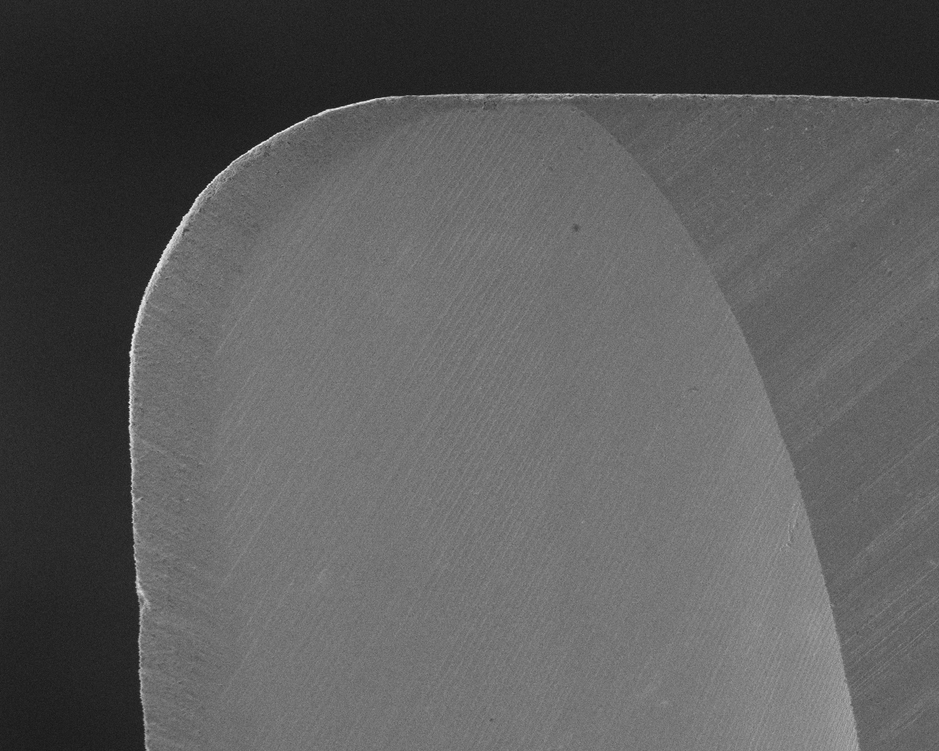
#> input picture hough/img-33.tif, 939 x 751 px, shrunk from 1280 x 1024 before the run
$ python hough.py
#> lines starting #> are read from the running program, lines starting #| are printed output that depends on the picture; after the words box and inside, x2 and y2 are one past the last pixel; in counts of white or black regions, pixels touching at a corner belong together
# -*- coding: utf-8 -*-

import numpy as np
import cv2

img = cv2.imread('img-33.tif')
#> img is the input picture: shape (751, 939, 3); min 20, max 253, mean 92.1

gray = cv2.cvtColor(img,cv2.COLOR_BGR2GRAY)
edges = cv2.Canny(gray,50,150,apertureSize = 3)
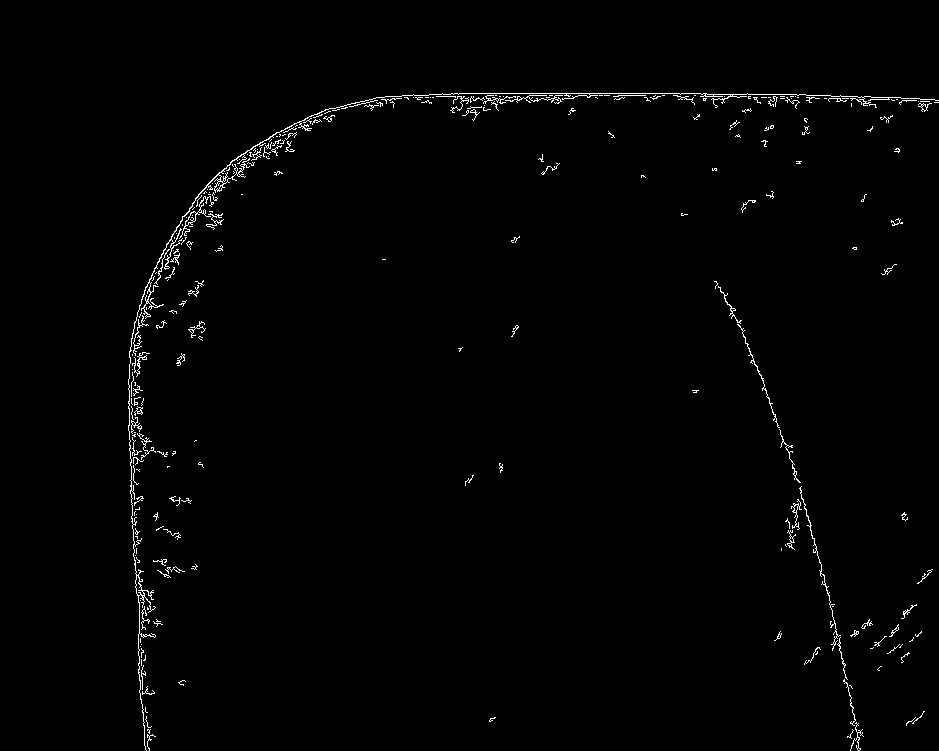
#> edges: shape (751, 939); 1.1% white in thin lines or dots, all inside (x1, y1, x2, y2) = (128, 93, 939, 751)
minLineLength = 100
maxLineGap = 10
linesP = cv2.HoughLinesP(edges,1, np.pi / 180, 50, None, 100, 10)
#> linesP = 15 rows, first 6: [442, 93, 706, 93], [529, 95, 677, 95], [453, 100, 573, 98], [701, 94, 805, 94], [131, 389, 137, 562], [134, 322, 135, 425]
if linesP is not None:
        for i in range(0, len(linesP)):
            l = linesP[i][0]
            cv2.line(img, (l[0], l[1]), (l[2], l[3]), (0,0,255), 3, cv2.LINE_AA)
#> this loop made 15 passes
#> l on passes 1 to 12: [442, 93, 706, 93], [529, 95, 677, 95], [453, 100, 573, 98], [701, 94, 805, 94], [131, 389, 137, 562], [134, 322, 135, 425], [457, 98, 558, 98], [794, 464, 844, 665], [137, 328, 138, 435], [182, 216, 300, 121], [836, 634, 859, 739], [171, 237, 276, 132]
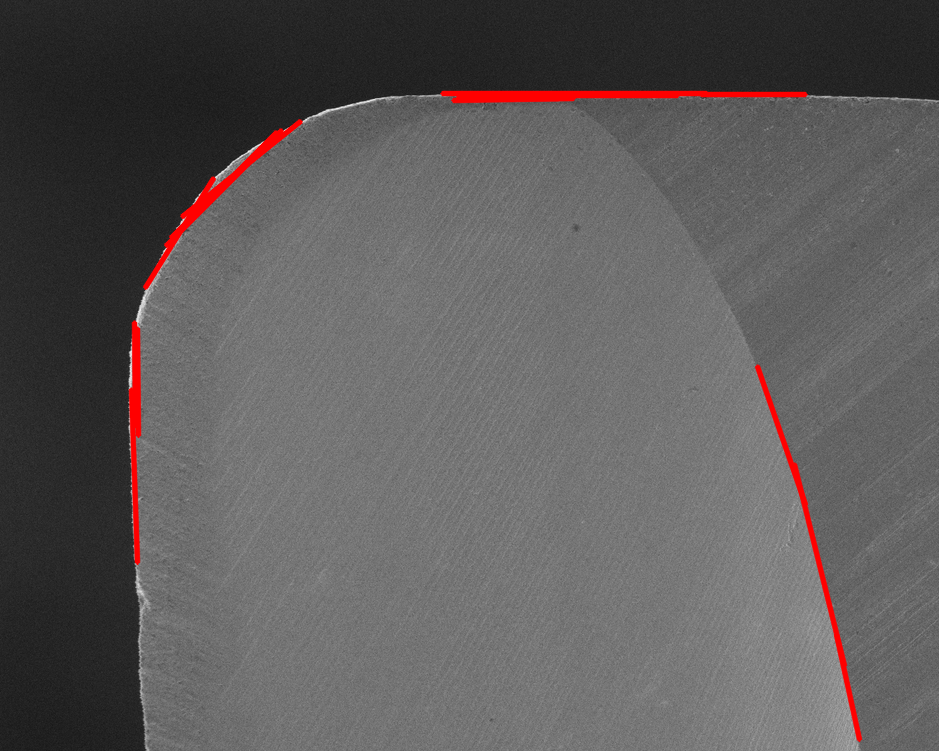
#> img: shape (751, 939, 3); 1.54% of pixels changed, all inside (x1, y1, x2, y2) = (128, 90, 863, 742)
cv2.imwrite('houghlines2.jpg',img)

cv2.imshow('img',edges)
cv2.waitKey(0)
cv2.destroyAllWindows()
